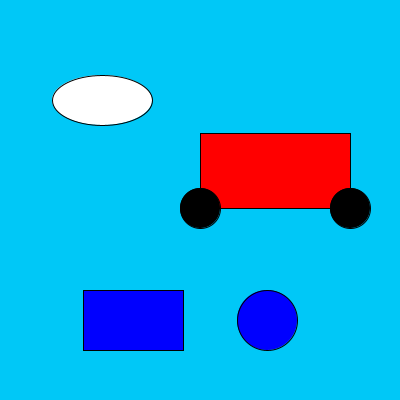
Frame 1 (no input)
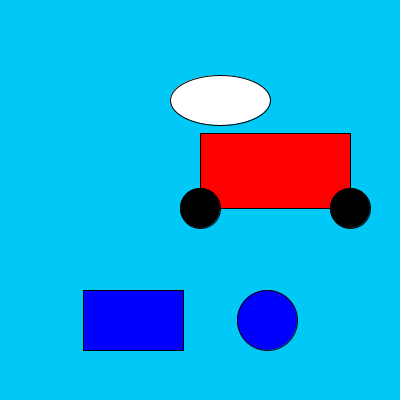
Frame 60 (the mouse pressed at the canvas centre just before this capture)
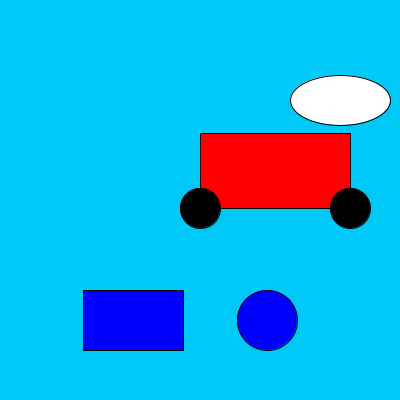
Frame 120 (the mouse held since frame 60 and released just before this capture)

The Processing sketch that drew these frames (run headless with seeded random() and noise(); from frame 60 on, the mouse is pressed at the canvas centre):

// Processing sketch: condicionales_EjemploAutoBotones
// ── condicionales_EjemploAutoBotones.pde
//Posicion Carroceria
float posXAuto;
float posYAuto;
//Posicion rueda izquierda

float posXRueda;
float posYRueda;
//Posicion rueda derecha

float posXRuedaD;
float posYRuedaD;
//Tam de la carroceria
int tamXAuto;
int tamYAuto;

//Tam de la rueda
int tamRueda;
int velAuto;

//Paisaje
float posXNube;
float posYNube;

int altoNube;
int anchoNube;

int velNube;

//Camino

int posXRuta;
int posYRuta;

int velRuta;

int tamXRuta;
int tamYRuta;

//Boton Derecha
int tamBotonD;

float posXBotonD;
float posYBotonD;

float distBotonD;
boolean botonDActivado;
//Boton izquierda
int tamXBotonI;
int tamYBotonI;

float posXBotonI;
float posYBotonI;

boolean botonIActivado;

void setup() {
  size(400, 400);

  posXAuto=width/2;
  posYAuto=width/3;

  tamXAuto=150;
  tamYAuto=75;
  tamRueda=40;

  velAuto=0;
  velNube=2;

  posXNube=100;
  posYNube=100;
  anchoNube=100;
  altoNube=50;

  posXRuta=0;
  posYRuta= height/2;

  tamYRuta=height/2;
  tamXRuta=width*2;

  //Boton derecha

  posXBotonD=width - width/3;
  posYBotonD = height - height/5;
  tamBotonD= 60;

  //Boton izquierDA

  tamXBotonI= 100;
  tamYBotonI=60;
  posXBotonI= width/3 - tamXBotonI/2;
  posYBotonI = height - height/5 - tamYBotonI/2;
}

void draw() {

  background(0, 200, 247);

  distBotonD= dist(mouseX, mouseY, posXBotonD, posYBotonD);
  // Botones
  if (distBotonD<tamBotonD/2) {
    fill(0, 255, 0);
  } else {
    fill(0, 0, 255);
  }
  circle(posXBotonD, posYBotonD, tamBotonD);


  if (mouseX>posXBotonI && mouseX<posXBotonI+tamXBotonI && mouseY> posYBotonI && mouseY < posYBotonI + tamYBotonI) {
    fill(0, 255, 0);
  }
else{
  fill(0, 0, 255);
}

  rect(posXBotonI, posYBotonI, tamXBotonI, tamYBotonI);

  if (botonDActivado==true) {
    velAuto=2;
  }

  if (botonIActivado==true) {
    velAuto=-2;
  }


  //CARROCERIA

  fill(255, 0, 0);
  if (posXAuto-tamRueda>=width && botonIActivado==false) {
    posXAuto=-tamXAuto;
  }
  if (posXAuto<=0-(tamXAuto+tamRueda) && botonDActivado==false) {
    posXAuto= width+tamXAuto;
  }

  posXAuto=posXAuto+velAuto;

  rect(posXAuto, posYAuto, tamXAuto, tamYAuto);

  //Rueda Izquierda

  fill(0);

  posXRueda=posXAuto;
  posYRueda=posYAuto+tamYAuto;

  circle(posXRueda, posYRueda, tamRueda);

  //Rueda Derecha

  posXRuedaD=posXAuto+tamXAuto;
  posYRuedaD=posYAuto+tamYAuto;

  circle(posXRuedaD, posYRuedaD, tamRueda);

  //Nubes

  fill(255);

  if (posXNube<=0-anchoNube/2) {
    posXNube=width+anchoNube/2;
  }
  posXNube=posXNube+velNube;
  ellipse(posXNube, posYNube, anchoNube, altoNube);
}

void mousePressed () {
  if (distBotonD<tamBotonD/2) {
    botonDActivado=true;
    botonIActivado=false;
  }

  if (mouseX>posXBotonI && mouseX<posXBotonI+tamXBotonI && mouseY> posYBotonI && mouseY < posYBotonI + tamYBotonI) {

    botonDActivado=false;
    botonIActivado=true;
  }
}
